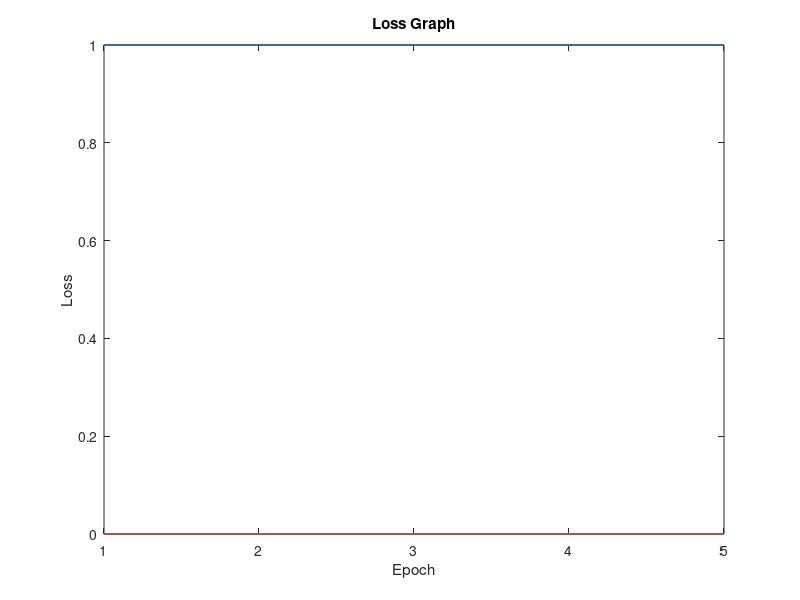

The MATLAB source for this figure:
clc
% MATLAB code
%    x1    x2    x3    x4   class
x=[ 5.1   3.5   1.4   0.2     0;
    4.9   3.0   1.4   0.2     0;
    4.7   3.2   1.3   0.2     0;
    4.6   3.1   1.5   0.2     0;
    5.0   3.6   1.4   0.2     0;
    5.4   3.9   1.7   0.4     0;
    4.6   3.4   1.4   0.3     0;
    5.0   3.4   1.5   0.2     0;
    4.4   2.9   1.4   0.2     0;
    4.9   3.1   1.5   0.1     0;
    5.4   3.7   1.5   0.2     0;
    4.8   3.4   1.6   0.2     0;
    4.8   3.0   1.4   0.1     0;
    4.3   3.0   1.1   0.1     0;
    5.8   4.0   1.2   0.2     0;
    5.7   4.4   1.5   0.4     0;
    5.4   3.9   1.3   0.4     0;
    5.1   3.5   1.4   0.3     0;
    5.7   3.8   1.7   0.3     0;
    5.1   3.8   1.5   0.3     0;
    5.4   3.4   1.7   0.2     0;
    5.1   3.7   1.5   0.4     0;
    4.6   3.6   1.0   0.2     0;
    5.1   3.3   1.7   0.5     0;
    4.8   3.4   1.9   0.2     0;
    5.0   3.0   1.6   0.2     0;
    5.0   3.4   1.6   0.4     0;
    5.2   3.5   1.5   0.2     0;
    5.2   3.4   1.4   0.2     0;
    4.7   3.2   1.6   0.2     0;
    4.8   3.1   1.6   0.2     0;
    5.4   3.4   1.5   0.4     0;
    5.2   4.1   1.5   0.1     0;
    5.5   4.2   1.4   0.2     0;
    4.9   3.1   1.5   0.1     0;
    5.0   3.2   1.2   0.2     0;
    5.5   3.5   1.3   0.2     0;
    4.9   3.1   1.5   0.1     0;
    4.4   3.0   1.3   0.2     0;
    5.1   3.4   1.5   0.2     0;
    5.0   3.5   1.3   0.3     0;
    4.5   2.3   1.3   0.3     0;
    4.4   3.2   1.3   0.2     0;
    5.0   3.5   1.6   0.6     0;
    5.1   3.8   1.9   0.4     0;
    4.8   3.0   1.4   0.3     0;
    5.1   3.8   1.6   0.2     0;
    4.6   3.2   1.4   0.2     0;
    5.3   3.7   1.5   0.2     0;
    5.0   3.3   1.4   0.2     0;
    7.0   3.2   4.7   1.4     1;
    6.4   3.2   4.5   1.5     1;
    6.9   3.1   4.9   1.5     1;
    5.5   2.3   4.0   1.3     1;
    6.5   2.8   4.6   1.5     1;
    5.7   2.8   4.5   1.3     1;
    6.3   3.3   4.7   1.6     1;
    4.9   2.4   3.3   1.0     1;
    6.6   2.9   4.6   1.3     1;
    5.2   2.7   3.9   1.4     1;
    5.0   2.0   3.5   1.0     1;
    5.9   3.0   4.2   1.5     1;
    6.0   2.2   4.0   1.0     1;
    6.1   2.9   4.7   1.4     1;
    5.6   2.9   3.6   1.3     1;
    6.7   3.1   4.4   1.4     1;
    5.6   3.0   4.5   1.5     1;
    5.8   2.7   4.1   1.0     1;
    6.2   2.2   4.5   1.5     1;
    5.6   2.5   3.9   1.1     1;
    5.9   3.2   4.8   1.8     1;
    6.1   2.8   4.0   1.3     1;
    6.3   2.5   4.9   1.5     1;
    6.1   2.8   4.7   1.2     1;
    6.4   2.9   4.3   1.3     1;
    6.6   3.0   4.4   1.4     1;
    6.8   2.8   4.8   1.4     1;
    6.7   3.0   5.0   1.7     1;
    6.0   2.9   4.5   1.5     1;
    5.7   2.6   3.5   1.0     1;
    5.5   2.4   3.8   1.1     1;
    5.5   2.4   3.7   1.0     1;
    5.8   2.7   3.9   1.2     1;
    6.0   2.7   5.1   1.6     1;
    5.4   3.0   4.5   1.5     1;
    6.0   3.4   4.5   1.6     1;
    6.7   3.1   4.7   1.5     1;
    6.3   2.3   4.4   1.3     1;
    5.6   3.0   4.1   1.3     1;
    5.5   2.5   4.0   1.3     1;
    5.5   2.6   4.4   1.2     1;
    6.1   3.0   4.6   1.4     1;
    5.8   2.6   4.0   1.2     1;
    5.0   2.3   3.3   1.0     1;
    5.6   2.7   4.2   1.3     1;
    5.7   3.0   4.2   1.2     1;
    5.7   2.9   4.2   1.3     1;
    6.2   2.9   4.3   1.3     1;
    5.1   2.5   3.0   1.1     1;
    5.7   2.8   4.1   1.3     1];
n=input('masukan jumlah epoch: ');
fprintf('====epoch awal=======\n');
Q1=input('masukan jumlah Q1: ');
Q2=input('masukan jumlah Q2: ');
Q3=input('masukan jumlah Q3: ');
Q4=input('masukan jumlah Q4: ');
b =input('masukan jumlah b : ');
a =input('masukan jumlah a : ');
for i=1:1:length(x)
   TQ1=Q1;
   TQ2=Q2;
   TQ3=Q3;
   TQ4=Q4;
   Tb =b;
   for count=1:1:n
        h=(TQ1*x(i,1))+(TQ2*x(i,2))+(TQ3*x(i,3))+(TQ4*x(i,4))+Tb;
        sigmoid = 1/(1+exp(-h));
        error=(x(i,5)-sigmoid);
        loss(i,count)=error^2;
        dQ1=2*(x(i,5)-sigmoid)*(1-sigmoid)*sigmoid*x(i,1);
        dQ2=2*(x(i,5)-sigmoid)*(1-sigmoid)*sigmoid*x(i,2);
        dQ3=2*(x(i,5)-sigmoid)*(1-sigmoid)*sigmoid*x(i,3);
        dQ4=2*(x(i,5)-sigmoid)*(1-sigmoid)*sigmoid*x(i,4);
        db =2*(x(i,5)-sigmoid)*(1-sigmoid)*sigmoid*Tb;
        Q1new= TQ1+(a*dQ1);
        Q2new= TQ2+(a*dQ2);
        Q3new= TQ3+(a*dQ3);
        Q4new= TQ4+(a*dQ4);
        bnew = Tb +(a*db);
        TQ1=Q1new;TQ2=Q2new;TQ3=Q3new;TQ4=Q4new;
   end
end
count=1:1:n;i=1:1:length(x);
plot(count,loss(i,count));
title('Loss Graph')
xlabel('Epoch') 
ylabel('Loss') 

